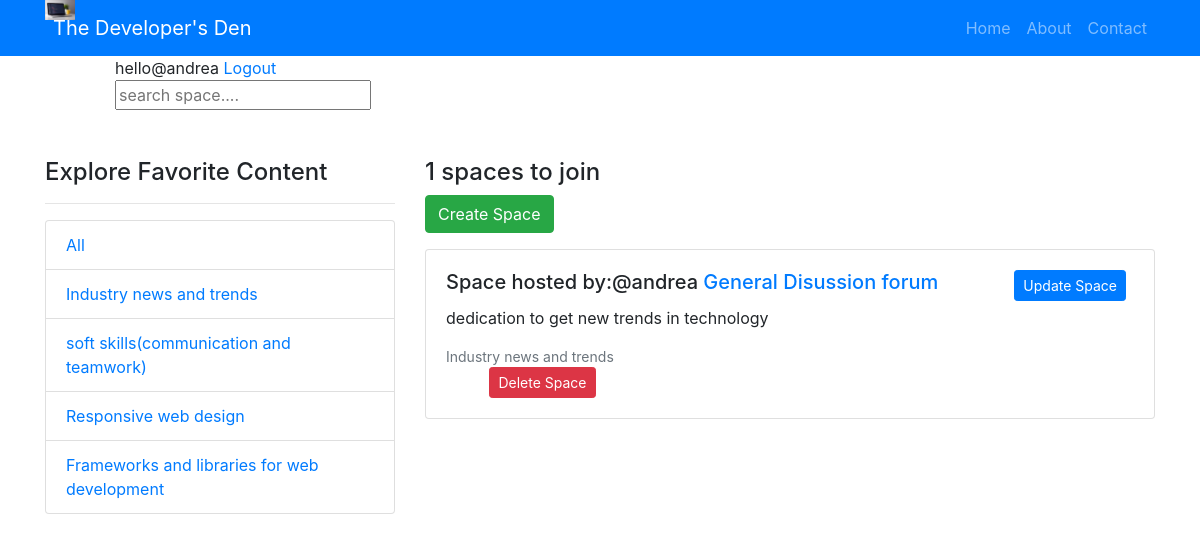
The app's page / (signed in), older data.
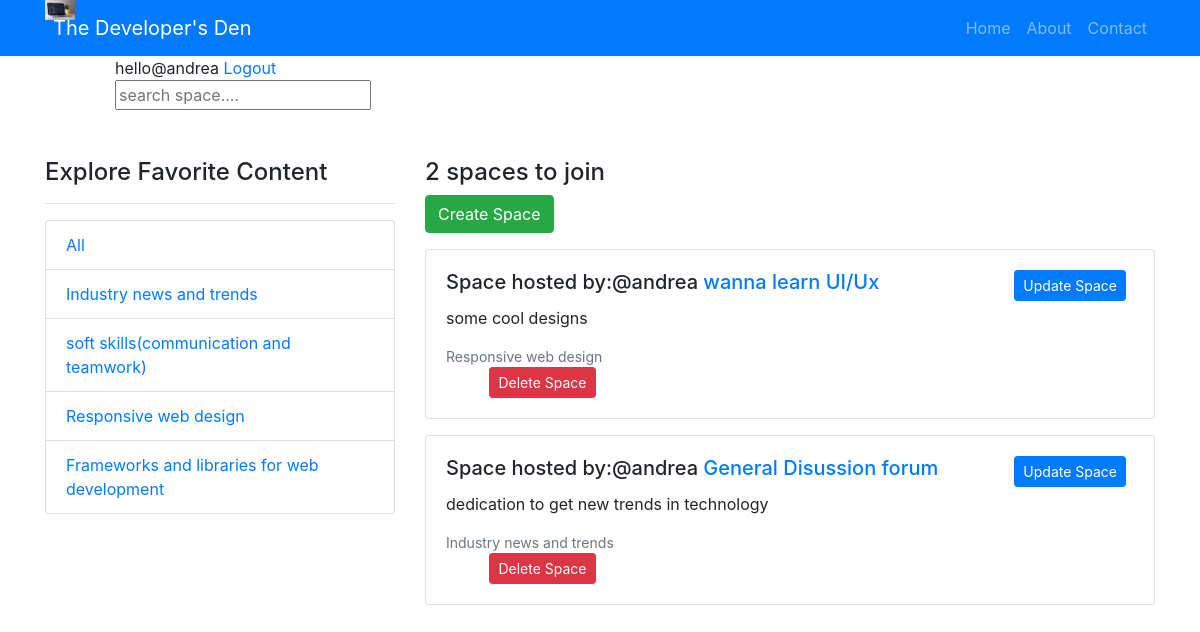
The same page, newer data.
### base/models.py (models this page shows, shortened)
class Topic(models.Model):
    name = models.CharField(max_length=150)

class Room(models.Model):
    host = models.ForeignKey(User, on_delete=models.SET_NULL, null=True)
    topic = models.ForeignKey(Topic, on_delete=models.SET_NULL, null=True)
    name = models.CharField(max_length=200)
    description = models.TextField()
    created = models.DateTimeField(auto_now_add=True)
    updated = models.DateTimeField(auto_now=True)
    class Meta:
        ordering = ['-updated', '-created']

### base/views.py (the view)
# urls.py: path('', views.home_page, name="home"),
def home_page(request):
    q = request.GET.get('q') if request.GET.get('q') != None else ''
    rooms = Room.objects.filter(
        Q(topic__name__icontains=q)|
        Q(name__icontains=q)|
        Q(description__icontains=q))
    topics = Topic.objects.all()
    room_count = rooms.count()
    context = {'rooms':rooms,'topics':topics,'room_count':room_count}
    return render(request, "home.html",context)

### Templates/home.html (shortened to what this page needs)
{% load static %}
{% load bootstrap4 %}
<!DOCTYPE html>
<html>
<head>
    <link rel="stylesheet" href="{% static 'css/bootstrap.min.css' %}">
    <link rel="stylesheet" href="{% static 'base/css/styles.css' %}">
    {% bootstrap_css %}
</head>
<body>
    {% block content %}
    <header>
      <nav class="navbar navbar-expand-lg navbar-dark bg-primary">
        <div class="container">
          <a class="navbar-brand" href="#">
            <img src="{% static 'images/logo1.png' %}" width="30" height="30" alt="Logo">
            <span class="ml-2">The Developer's Den</span>
          </a>
          <div class="collapse navbar-collapse justify-content-end" id="navbarNav">
            <ul class="navbar-nav">
              <li class="nav-item">
                <a class="nav-link" href="{% url 'home' %}">Home</a>
              </li>
              <li class="nav-item">
                <a class="nav-link" href="#">About</a>
              </li>
              <li class="nav-item">
                <a class="nav-link" href="#">Contact</a>
              </li>
            </ul>
          </div>
        </div>
      </nav>
    </header>
      <div class=" col-4 offset-1">
        {% include 'navbar.html' %}
      </div>
      <div class="container my-5">
        <div class="row">
            <div class="col-md-4 mb-4">
                <h4>Explore Favorite Content</h4>
                <hr>
                <ul class="list-group">
                    <li class="list-group-item">
                        <a href="{% url 'home' %}">All</a>
                    </li>
                    {% for topic in topics %}
                    <li class="list-group-item">
                        <a href="{% url 'home' %}?={{topic.name}}">{{topic.name}}</a>
                    </li>
                    {% endfor %}
                </ul>
            </div>
            <div class="col-md-8">
                <h4>{{room_count}} spaces to join</h4>
                <a href="{% url 'create-room' %}" class="btn btn-success mb-3">Create Space</a>
                {% for room in rooms %}
                {% if request.user == room.host %}
                <div class="card mb-3">
                    <div class="card-body">
                        <div class="row">
                            <div class="col-md-9">
                                <h5 class="card-title">
                                    Space hosted by:@{{room.host}}
                                    <a href="/room/{{room.id}}">{{room.name}}</a>
                                </h5>
                                <p class="card-text">
                                    {{room.description}}
                                </p>
                                <small class="text-muted">
                                    {{room.topic.name}}
                                </small>
                            </div>
                            <div class="col-md-3 text-md-right">
                                <a href="{% url 'update-room' room.id %}" class="btn btn-sm btn-primary mr-2">Update Space</a>
                            </div>
                            <div class="col-md-3 text-md-right mt-auto">
                                <a href="{% url 'delete-room' room.id %}" class="btn btn-sm btn-danger">Delete Space</a>
                            </div>
                        </div>
                    </div>
                </div>
                {% endif %}
            {% endfor %}
      {% endblock %}
</body>
</html>

Row changes from the older to the newer data that the page shows:
added Room: host "andrea", name "wanna learn UI/Ux", description "some cool designs", topic.name "Responsive web design"
Text that changed along with them:
{{ room_count }}: "1" → "2"
